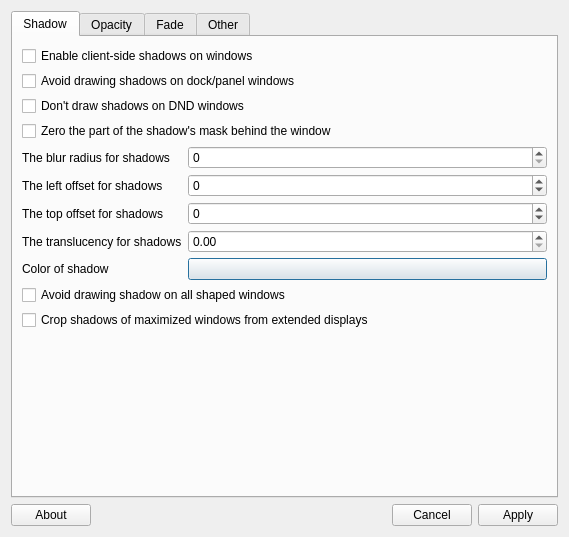
<?xml version="1.0" encoding="UTF-8"?>
<ui version="4.0">
 <class>MainDialog</class>
 <widget class="QDialog" name="MainDialog">
  <property name="geometry">
   <rect>
    <x>0</x>
    <y>0</y>
    <width>569</width>
    <height>537</height>
   </rect>
  </property>
  <property name="windowTitle">
   <string>Special Effect Settings</string>
  </property>
  <layout class="QVBoxLayout" name="verticalLayout">
   <item>
    <widget class="QTabWidget" name="tabWidget">
     <property name="currentIndex">
      <number>0</number>
     </property>
     <widget class="QWidget" name="shadowTab">
      <attribute name="title">
       <string>Shadow</string>
      </attribute>
      <layout class="QFormLayout" name="formLayout">
       <property name="verticalSpacing">
        <number>5</number>
       </property>
       <property name="bottomMargin">
        <number>3</number>
       </property>
       <item row="0" column="0" colspan="2">
        <widget class="QCheckBox" name="shadow">
         <property name="text">
          <string>Enable client-side shadows on windows</string>
         </property>
        </widget>
       </item>
       <item row="1" column="0" colspan="2">
        <widget class="QCheckBox" name="no_dock_shadow">
         <property name="text">
          <string>Avoid drawing shadows on dock/panel windows</string>
         </property>
        </widget>
       </item>
       <item row="2" column="0" colspan="2">
        <widget class="QCheckBox" name="no_dnd_shadow">
         <property name="text">
          <string>Don't draw shadows on DND windows</string>
         </property>
        </widget>
       </item>
       <item row="3" column="0" colspan="2">
        <widget class="QCheckBox" name="clear_shadow">
         <property name="toolTip">
          <string>Fix some weirdness with ARGB windows</string>
         </property>
         <property name="text">
          <string>Zero the part of the shadow's mask behind the window</string>
         </property>
        </widget>
       </item>
       <item row="4" column="0">
        <widget class="QLabel" name="shadow_radius_label">
         <property name="text">
          <string>The blur radius for shadows</string>
         </property>
        </widget>
       </item>
       <item row="4" column="1">
        <widget class="QSpinBox" name="shadow_radius"/>
       </item>
       <item row="5" column="0">
        <widget class="QLabel" name="shadow_offset_x_label">
         <property name="text">
          <string>The left offset for shadows</string>
         </property>
        </widget>
       </item>
       <item row="5" column="1">
        <widget class="QSpinBox" name="shadow_offset_x">
         <property name="minimum">
          <number>-99</number>
         </property>
        </widget>
       </item>
       <item row="6" column="0">
        <widget class="QLabel" name="shadow_offset_y_label">
         <property name="text">
          <string>The top offset for shadows</string>
         </property>
        </widget>
       </item>
       <item row="6" column="1">
        <widget class="QSpinBox" name="shadow_offset_y">
         <property name="minimum">
          <number>-99</number>
         </property>
        </widget>
       </item>
       <item row="7" column="0">
        <widget class="QLabel" name="shadow_opacity_label">
         <property name="text">
          <string>The translucency for shadows</string>
         </property>
        </widget>
       </item>
       <item row="7" column="1">
        <widget class="QDoubleSpinBox" name="shadow_opacity">
         <property name="maximum">
          <double>1.000000000000000</double>
         </property>
         <property name="singleStep">
          <double>0.050000000000000</double>
         </property>
        </widget>
       </item>
       <item row="8" column="0">
        <widget class="QLabel" name="label_5">
         <property name="text">
          <string>Color of shadow</string>
         </property>
        </widget>
       </item>
       <item row="8" column="1">
        <widget class="QPushButton" name="shadow_color">
         <property name="text">
          <string/>
         </property>
        </widget>
       </item>
       <item row="9" column="0" colspan="2">
        <widget class="QCheckBox" name="shadow_ignore_shaped">
         <property name="text">
          <string>Avoid drawing shadow on all shaped windows</string>
         </property>
        </widget>
       </item>
       <item row="10" column="0" colspan="2">
        <widget class="QCheckBox" name="xinerama_shadow_crop">
         <property name="text">
          <string>Crop shadows of maximized windows from extended displays</string>
         </property>
        </widget>
       </item>
      </layout>
     </widget>
     <widget class="QWidget" name="opacityTab">
      <attribute name="title">
       <string>Opacity</string>
      </attribute>
      <layout class="QFormLayout" name="formLayout_2">
       <property name="fieldGrowthPolicy">
        <enum>QFormLayout::AllNonFixedFieldsGrow</enum>
       </property>
       <item row="0" column="0">
        <widget class="QLabel" name="menu_opacity_label">
         <property name="text">
          <string>The opacity for menus</string>
         </property>
        </widget>
       </item>
       <item row="1" column="0">
        <widget class="QLabel" name="inactive_opacity_label">
         <property name="text">
          <string>Default opacity of inactive windows</string>
         </property>
        </widget>
       </item>
       <item row="2" column="0">
        <widget class="QLabel" name="active_opacity_label">
         <property name="text">
          <string>Default opacity for active windows</string>
         </property>
        </widget>
       </item>
       <item row="3" column="0">
        <widget class="QLabel" name="frame_opacity_label">
         <property name="text">
          <string>Opacity of window titlebars and borders</string>
         </property>
        </widget>
       </item>
       <item row="4" column="0">
        <widget class="QLabel" name="alpha_step_label">
         <property name="text">
          <string>XRender backend: Step size for alpha pictures
(Increasing it may result in less X resource usage)</string>
         </property>
        </widget>
       </item>
       <item row="5" column="0">
        <widget class="QLabel" name="inactive_dim_label">
         <property name="text">
          <string>Dim inactive windows</string>
         </property>
        </widget>
       </item>
       <item row="6" column="0" colspan="2">
        <widget class="QCheckBox" name="inactive_dim_fixed">
         <property name="text">
          <string>Do not let dimness adjust based on window opacity</string>
         </property>
        </widget>
       </item>
       <item row="7" column="0" colspan="2">
        <widget class="QCheckBox" name="blur_background">
         <property name="text">
          <string>Blur background of transparent windows</string>
         </property>
        </widget>
       </item>
       <item row="8" column="0" colspan="2">
        <widget class="QCheckBox" name="blur_background_frame">
         <property name="text">
          <string>Blur background of opaque windows with transparent frames as well</string>
         </property>
        </widget>
       </item>
       <item row="9" column="0" colspan="2">
        <widget class="QCheckBox" name="blur_background_fixed">
         <property name="text">
          <string>Do not let blur radius adjust based on window opacity</string>
         </property>
        </widget>
       </item>
       <item row="2" column="1">
        <widget class="QDoubleSpinBox" name="active_opacity">
         <property name="maximum">
          <double>1.000000000000000</double>
         </property>
         <property name="singleStep">
          <double>0.050000000000000</double>
         </property>
        </widget>
       </item>
       <item row="1" column="1">
        <widget class="QDoubleSpinBox" name="inactive_opacity">
         <property name="maximum">
          <double>1.000000000000000</double>
         </property>
         <property name="singleStep">
          <double>0.050000000000000</double>
         </property>
        </widget>
       </item>
       <item row="0" column="1">
        <widget class="QDoubleSpinBox" name="menu_opacity">
         <property name="maximum">
          <double>1.000000000000000</double>
         </property>
         <property name="singleStep">
          <double>0.050000000000000</double>
         </property>
        </widget>
       </item>
       <item row="3" column="1">
        <widget class="QDoubleSpinBox" name="frame_opacity">
         <property name="maximum">
          <double>1.000000000000000</double>
         </property>
         <property name="singleStep">
          <double>0.050000000000000</double>
         </property>
        </widget>
       </item>
       <item row="4" column="1">
        <widget class="QDoubleSpinBox" name="alpha_step">
         <property name="maximum">
          <double>1.000000000000000</double>
         </property>
         <property name="singleStep">
          <double>0.010000000000000</double>
         </property>
        </widget>
       </item>
       <item row="5" column="1">
        <widget class="QDoubleSpinBox" name="inactive_dim">
         <property name="maximum">
          <double>1.000000000000000</double>
         </property>
         <property name="singleStep">
          <double>0.050000000000000</double>
         </property>
        </widget>
       </item>
      </layout>
     </widget>
     <widget class="QWidget" name="fadeTab">
      <attribute name="title">
       <string>Fade</string>
      </attribute>
      <layout class="QFormLayout" name="formLayout_3">
       <item row="0" column="0" colspan="2">
        <widget class="QCheckBox" name="fading">
         <property name="text">
          <string>Fade windows during opacity changes</string>
         </property>
        </widget>
       </item>
       <item row="1" column="0">
        <widget class="QLabel" name="fade_delta_label">
         <property name="text">
          <string>The time between steps in a fade in milliseconds</string>
         </property>
        </widget>
       </item>
       <item row="2" column="0">
        <widget class="QLabel" name="fade_in_step_label">
         <property name="text">
          <string>Opacity change between steps while fading in</string>
         </property>
        </widget>
       </item>
       <item row="3" column="0">
        <widget class="QLabel" name="fade_out_step_label">
         <property name="text">
          <string>Opacity change between steps while fading out</string>
         </property>
        </widget>
       </item>
       <item row="4" column="0" colspan="2">
        <widget class="QCheckBox" name="no_fading_openclose">
         <property name="text">
          <string>Avoid fade windows in/out when opening/closing</string>
         </property>
        </widget>
       </item>
       <item row="2" column="1">
        <widget class="QDoubleSpinBox" name="fade_in_step">
         <property name="decimals">
          <number>3</number>
         </property>
         <property name="maximum">
          <double>1.000000000000000</double>
         </property>
         <property name="singleStep">
          <double>0.010000000000000</double>
         </property>
         <property name="value">
          <double>0.028000000000000</double>
         </property>
        </widget>
       </item>
       <item row="3" column="1">
        <widget class="QDoubleSpinBox" name="fade_out_step">
         <property name="decimals">
          <number>3</number>
         </property>
         <property name="maximum">
          <double>1.000000000000000</double>
         </property>
         <property name="singleStep">
          <double>0.010000000000000</double>
         </property>
         <property name="value">
          <double>0.030000000000000</double>
         </property>
        </widget>
       </item>
       <item row="1" column="1">
        <widget class="QSpinBox" name="fade_delta"/>
       </item>
      </layout>
     </widget>
     <widget class="QWidget" name="otherTab">
      <attribute name="title">
       <string>Other</string>
      </attribute>
      <layout class="QFormLayout" name="formLayout_4">
       <item row="0" column="1">
        <widget class="QGroupBox" name="backend">
         <property name="sizePolicy">
          <sizepolicy hsizetype="Minimum" vsizetype="Fixed">
           <horstretch>0</horstretch>
           <verstretch>0</verstretch>
          </sizepolicy>
         </property>
         <property name="title">
          <string>Rendering backend</string>
         </property>
         <property name="flat">
          <bool>false</bool>
         </property>
         <property name="checkable">
          <bool>false</bool>
         </property>
         <layout class="QVBoxLayout" name="verticalLayout_2">
          <item>
           <widget class="QRadioButton" name="backend_xrender">
            <property name="text">
             <string>X Render</string>
            </property>
           </widget>
          </item>
          <item>
           <widget class="QRadioButton" name="backend_glx">
            <property name="text">
             <string>GLX (OpenGL)</string>
            </property>
           </widget>
          </item>
         </layout>
        </widget>
       </item>
      </layout>
     </widget>
    </widget>
   </item>
   <item>
    <layout class="QHBoxLayout" name="horizontalLayout_2">
     <item>
      <widget class="QPushButton" name="aboutButton">
       <property name="text">
        <string>About</string>
       </property>
      </widget>
     </item>
     <item>
      <spacer name="horizontalSpacer">
       <property name="orientation">
        <enum>Qt::Horizontal</enum>
       </property>
       <property name="sizeHint" stdset="0">
        <size>
         <width>40</width>
         <height>20</height>
        </size>
       </property>
      </spacer>
     </item>
     <item>
      <layout class="QHBoxLayout" name="horizontalLayout">
       <item>
        <spacer name="horizontalSpacer_2">
         <property name="orientation">
          <enum>Qt::Horizontal</enum>
         </property>
         <property name="sizeHint" stdset="0">
          <size>
           <width>40</width>
           <height>20</height>
          </size>
         </property>
        </spacer>
       </item>
       <item>
        <widget class="QDialogButtonBox" name="buttonBox_1">
         <property name="orientation">
          <enum>Qt::Horizontal</enum>
         </property>
         <property name="standardButtons">
          <set>QDialogButtonBox::Cancel</set>
         </property>
        </widget>
       </item>
       <item>
        <widget class="QDialogButtonBox" name="buttonBox_2">
         <property name="orientation">
          <enum>Qt::Horizontal</enum>
         </property>
         <property name="standardButtons">
          <set>QDialogButtonBox::Apply</set>
         </property>
        </widget>
       </item>
      </layout>
     </item>
    </layout>
   </item>
  </layout>
 </widget>
 <tabstops>
  <tabstop>shadow</tabstop>
  <tabstop>no_dock_shadow</tabstop>
  <tabstop>no_dnd_shadow</tabstop>
  <tabstop>clear_shadow</tabstop>
  <tabstop>shadow_radius</tabstop>
  <tabstop>shadow_offset_x</tabstop>
  <tabstop>shadow_offset_y</tabstop>
  <tabstop>shadow_opacity</tabstop>
  <tabstop>shadow_color</tabstop>
  <tabstop>buttonBox_1</tabstop>
  <tabstop>menu_opacity</tabstop>
  <tabstop>inactive_opacity</tabstop>
  <tabstop>active_opacity</tabstop>
  <tabstop>frame_opacity</tabstop>
  <tabstop>alpha_step</tabstop>
  <tabstop>tabWidget</tabstop>
  <tabstop>inactive_dim</tabstop>
  <tabstop>inactive_dim_fixed</tabstop>
  <tabstop>blur_background</tabstop>
  <tabstop>blur_background_frame</tabstop>
  <tabstop>blur_background_fixed</tabstop>
  <tabstop>fading</tabstop>
  <tabstop>fade_delta</tabstop>
  <tabstop>no_fading_openclose</tabstop>
  <tabstop>fade_in_step</tabstop>
  <tabstop>fade_out_step</tabstop>
 </tabstops>
 <resources/>
 <connections>
  <connection>
   <sender>buttonBox_1</sender>
   <signal>rejected()</signal>
   <receiver>MainDialog</receiver>
   <slot>reject()</slot>
   <hints>
    <hint type="sourcelabel">
     <x>320</x>
     <y>253</y>
    </hint>
    <hint type="destinationlabel">
     <x>286</x>
     <y>257</y>
    </hint>
   </hints>
  </connection>
  <connection>
   <sender>buttonBox_1</sender>
   <signal>accepted()</signal>
   <receiver>MainDialog</receiver>
   <slot>accept()</slot>
   <hints>
    <hint type="sourcelabel">
     <x>210</x>
     <y>242</y>
    </hint>
    <hint type="destinationlabel">
     <x>315</x>
     <y>-14</y>
    </hint>
   </hints>
  </connection>
 </connections>
</ui>
